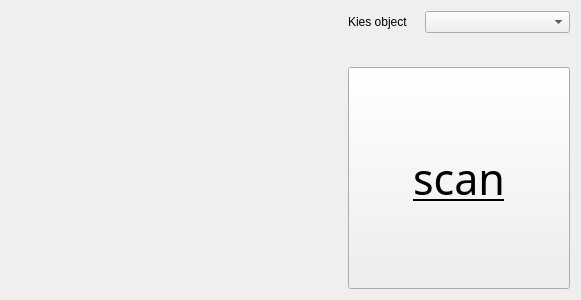
<?xml version="1.0" encoding="UTF-8"?>
<ui version="4.0">
 <class>MainWindow</class>
 <widget class="QMainWindow" name="MainWindow">
  <property name="geometry">
   <rect>
    <x>0</x>
    <y>0</y>
    <width>581</width>
    <height>300</height>
   </rect>
  </property>
  <property name="minimumSize">
   <size>
    <width>581</width>
    <height>300</height>
   </size>
  </property>
  <property name="windowTitle">
   <string>MainWindow</string>
  </property>
  <widget class="QWidget" name="centralWidget">
   <layout class="QGridLayout" name="gridLayout">
    <item row="0" column="0">
     <layout class="QHBoxLayout" name="horizontalLayout_2">
      <item>
       <widget class="mwidget" name="kamer" native="true">
        <property name="minimumSize">
         <size>
          <width>331</width>
          <height>281</height>
         </size>
        </property>
       </widget>
      </item>
      <item>
       <layout class="QVBoxLayout" name="verticalLayout">
        <item>
         <layout class="QHBoxLayout" name="horizontalLayout">
          <item>
           <widget class="QLabel" name="objectlabel">
            <property name="minimumSize">
             <size>
              <width>71</width>
              <height>22</height>
             </size>
            </property>
            <property name="maximumSize">
             <size>
              <width>71</width>
              <height>22</height>
             </size>
            </property>
            <property name="text">
             <string>Kies object</string>
            </property>
           </widget>
          </item>
          <item>
           <widget class="QComboBox" name="selector">
            <property name="minimumSize">
             <size>
              <width>131</width>
              <height>22</height>
             </size>
            </property>
            <property name="maximumSize">
             <size>
              <width>200</width>
              <height>22</height>
             </size>
            </property>
            <property name="cursor">
             <cursorShape>PointingHandCursor</cursorShape>
            </property>
           </widget>
          </item>
         </layout>
        </item>
        <item>
         <spacer name="verticalSpacer">
          <property name="orientation">
           <enum>Qt::Vertical</enum>
          </property>
          <property name="sizeHint" stdset="0">
           <size>
            <width>20</width>
            <height>40</height>
           </size>
          </property>
         </spacer>
        </item>
        <item>
         <widget class="QPushButton" name="scanknop">
          <property name="minimumSize">
           <size>
            <width>222</width>
            <height>222</height>
           </size>
          </property>
          <property name="maximumSize">
           <size>
            <width>291</width>
            <height>291</height>
           </size>
          </property>
          <property name="font">
           <font>
            <family>Impact</family>
            <pointsize>32</pointsize>
            <weight>50</weight>
            <italic>false</italic>
            <bold>false</bold>
            <underline>true</underline>
            <strikeout>false</strikeout>
           </font>
          </property>
          <property name="cursor">
           <cursorShape>PointingHandCursor</cursorShape>
          </property>
          <property name="text">
           <string>scan</string>
          </property>
         </widget>
        </item>
       </layout>
      </item>
     </layout>
    </item>
   </layout>
  </widget>
 </widget>
 <layoutdefault spacing="6" margin="11"/>
 <customwidgets>
  <customwidget>
   <class>mwidget</class>
   <extends>QWidget</extends>
   <header location="global">mwidget.h</header>
   <container>1</container>
  </customwidget>
 </customwidgets>
 <resources/>
 <connections/>
</ui>
